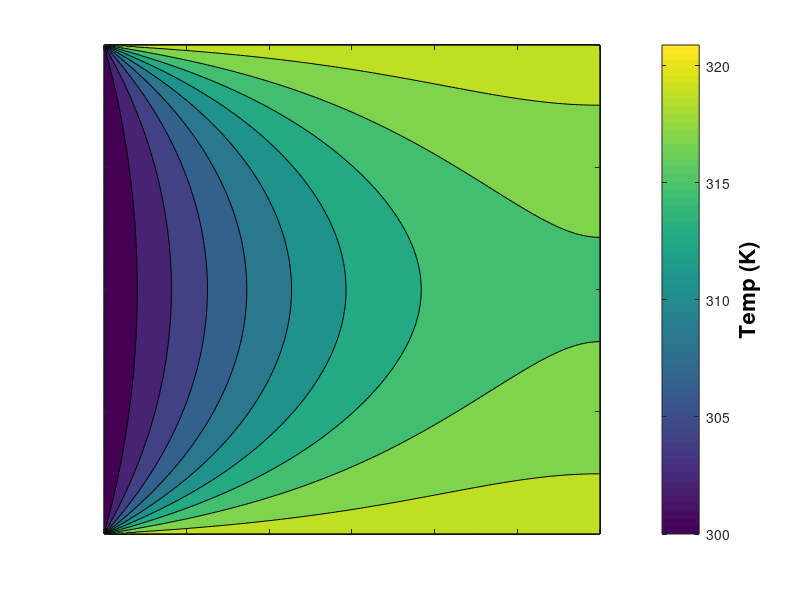
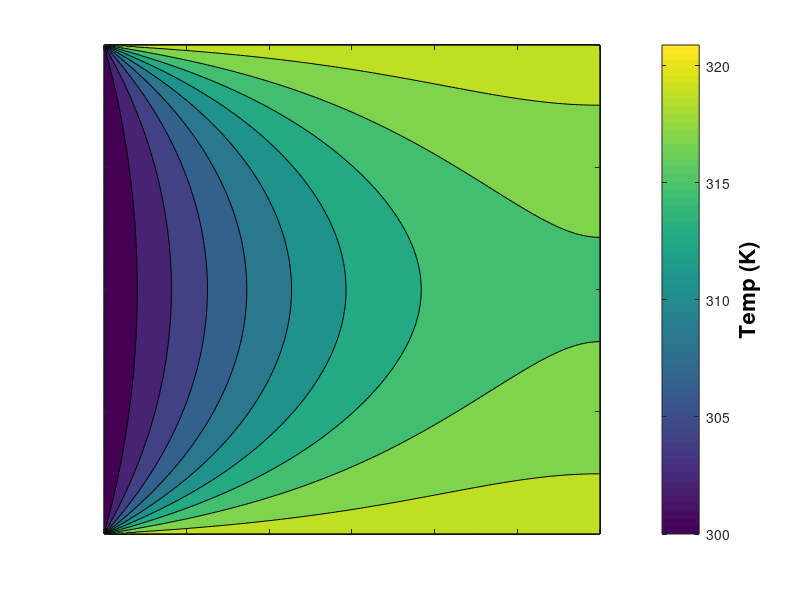
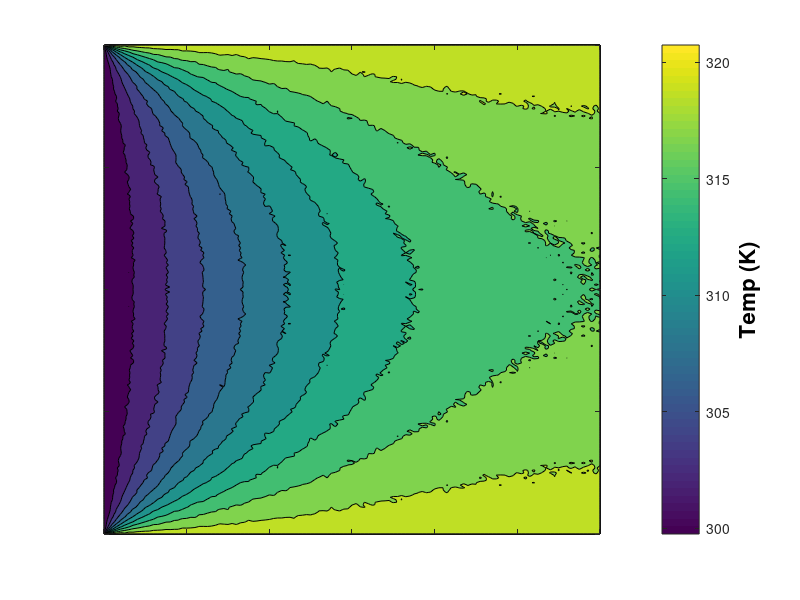
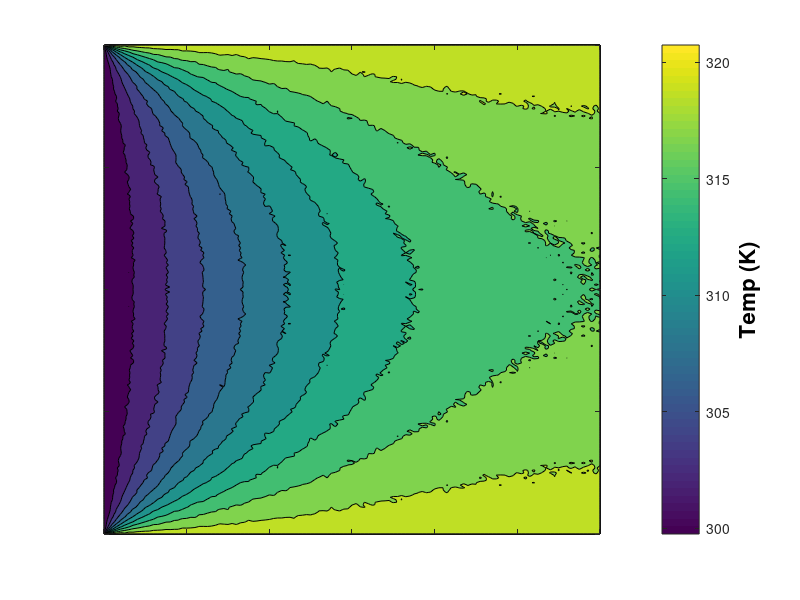

MATLAB code for these plots, in order:
%% to create a circle (page 103 of Heat conduction, Latif M. Jiji, solution 108)
clear all
close all
clc

r = 0:1:100;  % half width of an image for T_full
r0 = r(end);
nr = length(r);
z = 0:1:120;    %Length of image
L = z(end);
T0 = 300;
Ta = 320;
q = 0.0000001;  %heat generation term (want near 0.01 or 0.1)
k_prop = 10;

for i_z = 1:length(z)
    for i_r = 1:length(r)  
        sum = 0;
        for k=1:100 %number of sumation iterations
            lambda(k) = (2*k-1)*pi/ (2*L);
            a(k) = (-2/(lambda(k)*L*besseli(0,(lambda(k)*r0))))*(T0-Ta+q/(k_prop*lambda(k)^2));
            term2(k) = besseli(0,(lambda(k)*r(i_r)))*sin(lambda(k)*z(i_z));
            sum = sum + a(k)*term2(k);
        end
        T_clean(i_r,i_z) = T0 + (q*L^2/(2*k_prop))*(2*(z(i_z)/L) - (z(i_z)/L)^2) + sum; 
        T(i_r,i_z) = T_clean(i_r,i_z) + normrnd(0,0.1);
    end
end

%%
figure;
plot(r,T(:,5))

figure;
plot(z,T(1,:))

figure;
 contourf(z,r,T)
 
 %%
 clear r_full
 fsize = 16;
Temp_Dirty = [flipud(T);T(2:end,:)];
True_Temp = [flipud(T_clean);T_clean(2:end,:)];
r_full = [fliplr(r),r(2:end)*-1];


figure;
 contourf(z,r_full,True_Temp) 
 h = colorbar; set(get(h,'label'),'string','Temp (K)','FontWeight','bold','FontSize',fsize);
 set(gca,'FontWeight','bold','FontSize',fsize,'XTickLabel',{},'YTickLabel',{}); 
 saveas(gcf,'Temp Map - Temps (RvsZ).fig')
print('Temp Map - Temps (RvsZ)','-dpng','-r300')

figure;
 contourf(z,r_full,Temp_Dirty) 
 h = colorbar; set(get(h,'label'),'string','Temp (K)','FontWeight','bold','FontSize',fsize);
 set(gca,'FontWeight','bold','FontSize',fsize,'XTickLabel',{},'YTickLabel',{}); 
 saveas(gcf,'Temp Map (noisy) - Temps (RvsZ).fig')
print('Temp Map - Temps (RvsZ)','-dpng','-r300')
%%
% d_theta = 360/nr;
% theta  = [1:d_theta:360];

% [x,y] = pol2cart(theta,r);

%% 
% This creates a linear relationship between the temperature and pixel
% values of an image, and assumes a 16 bit pixel depth so that smaller
% temperature variations can be seen (a lot of greyscale cameras are 12
% bit, but you can change the bit depther easily
% look at Linear to Curve fit to NN comparison (Autosaved).xlsx


%Image 16 bit grayscale intensity due to temperature (290-380 range)
m =     [-8.24	-54.03	-210.27	-272.26	-66.21 ;
        3067.50	26378.00	105405.26	139946.00	36360.00];
        
% %Image 16 bit grayscale intensity due to temperature (300-312 range)
% m =     [-61.78	-405.22	-1577.00	-2041.90	-496.58 ;
%         19213.00	132276.00	517539.07	673575.00	166133.00];

Izero   = uint16(zeros([size(Temp_Dirty),3]));
Iblue   = uint16(m(1,1)*Temp_Dirty + m(2,1));
Igreen  = uint16(m(1,2)*Temp_Dirty + m(2,2));
Iyellow = uint16(m(1,3)*Temp_Dirty + m(2,3));
Iorange = uint16(m(1,4)*Temp_Dirty + m(2,4));
Ired    = uint16(m(1,5)*Temp_Dirty + m(2,5));

%%

Red_vec=Ired(:);
Orange_vec=Iorange(:);
Yellow_vec=Iyellow(:);
Green_vec=Igreen(:);
Blue_vec=Iblue(:);
T_clean_vec=True_Temp(:);
T_dirty_vec=Temp_Dirty(:);
figure;plot(Red_vec,T_clean_vec)

% %%
% % close all
% imBlue = Izero; imBlue(:,:,3) = Iblue*20;
% imGreen = Izero; imGreen(:,:,2) = Igreen;
% imYellow = Izero; imYellow(:,:,1) = 204*256;       imYellow(:,:,2) = 204*256;     imYellow(:,:,3) = Iyellow/1.5;
% imOrange = Izero; imOrange(:,:,1) = 2^16;       imOrange(:,:,2) = Iorange/2;
% imRed = Izero; imRed(:,:,1) = Ired/1.5;
% 
% figure;imshow(imBlue)
% figure;imshow(imGreen)
% figure;imshow(imYellow)
% figure;imshow(imOrange)
% figure;imshow(imRed)

% imViolet = Izero; imOrange(:,:,1) = Iorange;    imOrange(:,:,3) = Iorange;
% figure;imshow(imViolet)